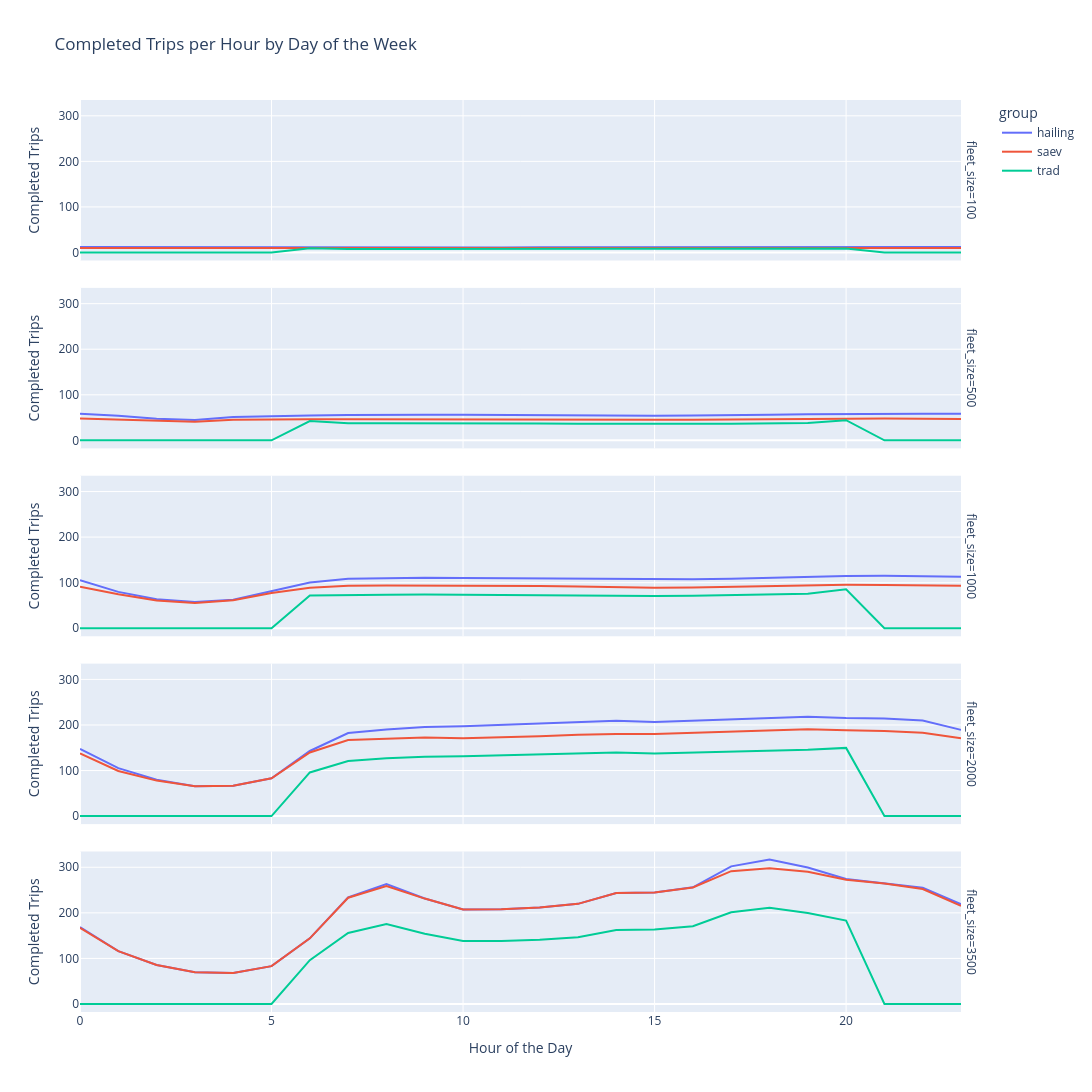

The cell this chart's notebook holds for it:
### Code cell
grouped = df.groupby(['hour_of_day', 'fleet_size', 'group'])['completed_trips'].mean().reset_index()
day_order = ['Monday', 'Tuesday', 'Wednesday', 'Thursday', 'Friday', 'Saturday', 'Sunday']
grouped = grouped.sort_values(['hour_of_day', 'fleet_size', 'group'])

fig = px.line(
    grouped,
    x='hour_of_day',
    y='completed_trips',
    color='group',
    facet_row='fleet_size',
    labels={'hour_of_day': 'Hour of the Day', 'completed_trips': 'Completed Trips'},
    title='Completed Trips per Hour by Day of the Week'
)
fig.update_layout(
    height=1500,
    width=1100
)
fig.show()

### Figure 1 — Plotly figure (JSON) as saved in the notebook; plotly's stock layout.template omitted (floating-point values rounded to 4 significant figures)
{"data": [{"hovertemplate": "group=hailing<br>fleet_size=100<br>Hour of the Day=%{x}<br>Completed Trips=%{y}<extra></extra>", "legendgroup": "hailing", "line": {"color": "#636efa", "dash": "solid"}, "marker": {"symbol": "circle"}, "mode": "lines", "name": "hailing", "orientation": "v", "showlegend": true, "type": "scatter", "x": [0, 1, 2, 3, 4, 5, 6, 7, 8, 9, 10, 11, 12, 13, 14, 15, 16, 17, 18, 19, 20, 21, 22, 23], "xaxis": "x5", "y": [12.27, 12.03, 11.89, 11.66, 11.46, 11.45, 11.19, 11.38, 11.46, 11.52, 11.48, 11.19, 11.27, 11.23, 11.07, 10.96, 11.03, 11.08, 11.38, 11.61, 11.8, 11.78, 11.81, 11.91], "yaxis": "y5"}, {"hovertemplate": "group=hailing<br>fleet_size=500<br>Hour of the Day=%{x}<br>Completed Trips=%{y}<extra></extra>", "legendgroup": "hailing", "line": {"color": "#636efa", "dash": "solid"}, "marker": {"symbol": "circle"}, "mode": "lines", "name": "hailing", "orientation": "v", "showlegend": false, "type": "scatter", "x": [0, 1, 2, 3, 4, 5, 6, 7, 8, 9, 10, 11, 12, 13, 14, 15, 16, 17, 18, 19, 20, 21, 22, 23], "xaxis": "x4", "y": [58.4, 53.99, 47.61, 44.54, 51.23, 53.81, 54.77, 55.79, 56.53, 56.38, 56.22, 55.57, 55.5, 54.86, 54.49, 54.05, 54.47, 54.82, 55.98, 57.41, 58.05, 58.63, 58.4, 58.33], "yaxis": "y4"}, {"hovertemplate": "group=hailing<br>fleet_size=1000<br>Hour of the Day=%{x}<br>Completed Trips=%{y}<extra></extra>", "legendgroup": "hailing", "line": {"color": "#636efa", "dash": "solid"}, "marker": {"symbol": "circle"}, "mode": "lines", "name": "hailing", "orientation": "v", "showlegend": false, "type": "scatter", "x": [0, 1, 2, 3, 4, 5, 6, 7, 8, 9, 10, 11, 12, 13, 14, 15, 16, 17, 18, 19, 20, 21, 22, 23], "xaxis": "x3", "y": [105.6, 79.76, 63.8, 57.7, 62.72, 80.77, 100.3, 108.3, 110.0, 111.0, 110.1, 109.6, 109.0, 108.6, 107.3, 106.7, 107.3, 108.7, 110.4, 113.5, 114.4, 115.0, 114.7, 112.8], "yaxis": "y3"}, {"hovertemplate": "group=hailing<br>fleet_size=2000<br>Hour of the Day=%{x}<br>Completed Trips=%{y}<extra></extra>", "legendgroup": "hailing", "line": {"color": "#636efa", "dash": "solid"}, "marker": {"symbol": "circle"}, "mode": "lines", "name": "hailing", "orientation": "v", "showlegend": false, "type": "scatter", "x": [0, 1, 2, 3, 4, 5, 6, 7, 8, 9, 10, 11, 12, 13, 14, 15, 16, 17, 18, 19, 20, 21, 22, 23], "xaxis": "x2", "y": [147.3, 105.2, 79.97, 65.33, 66.49, 83.09, 142.9, 182.2, 190.3, 195.7, 197.2, 200.6, 202.8, 206.3, 209.4, 206.4, 209.3, 213.0, 214.6, 218.2, 215.2, 214.4, 210.0, 189.3], "yaxis": "y2"}, {"hovertemplate": "group=hailing<br>fleet_size=3500<br>Hour of the Day=%{x}<br>Completed Trips=%{y}<extra></extra>", "legendgroup": "hailing", "line": {"color": "#636efa", "dash": "solid"}, "marker": {"symbol": "circle"}, "mode": "lines", "name": "hailing", "orientation": "v", "showlegend": false, "type": "scatter", "x": [0, 1, 2, 3, 4, 5, 6, 7, 8, 9, 10, 11, 12, 13, 14, 15, 16, 17, 18, 19, 20, 21, 22, 23], "xaxis": "x", "y": [168.9, 115.9, 85.45, 69.5, 67.87, 83.09, 144.1, 233.8, 263.0, 231.4, 207.6, 207.6, 211.8, 219.8, 243.7, 244.8, 256.1, 302.0, 317.0, 299.7, 274.4, 265.3, 255.2, 218.9], "yaxis": "y"}, {"hovertemplate": "group=saev<br>fleet_size=100<br>Hour of the Day=%{x}<br>Completed Trips=%{y}<extra></extra>", "legendgroup": "saev", "line": {"color": "#EF553B", "dash": "solid"}, "marker": {"symbol": "circle"}, "mode": "lines", "name": "saev", "orientation": "v", "showlegend": true, "type": "scatter", "x": [0, 1, 2, 3, 4, 5, 6, 7, 8, 9, 10, 11, 12, 13, 14, 15, 16, 17, 18, 19, 20, 21, 22, 23], "xaxis": "x5", "y": [10.12, 10.02, 9.961, 9.956, 9.79, 9.752, 9.46, 9.373, 9.319, 9.282, 9.365, 9.206, 9.231, 9.023, 9.034, 8.935, 9.005, 9.147, 9.373, 9.623, 9.735, 9.75, 9.574, 9.605], "yaxis": "y5"}, {"hovertemplate": "group=saev<br>fleet_size=500<br>Hour of the Day=%{x}<br>Completed Trips=%{y}<extra></extra>", "legendgroup": "saev", "line": {"color": "#EF553B", "dash": "solid"}, "marker": {"symbol": "circle"}, "mode": "lines", "name": "saev", "orientation": "v", "showlegend": false, "type": "scatter", "x": [0, 1, 2, 3, 4, 5, 6, 7, 8, 9, 10, 11, 12, 13, 14, 15, 16, 17, 18, 19, 20, 21, 22, 23], "xaxis": "x4", "y": [48.2, 45.6, 42.66, 40.98, 44.95, 46.06, 46.3, 46.57, 46.23, 46.32, 45.69, 45.16, 45.71, 45.4, 44.95, 45.23, 45.43, 46.11, 46.97, 48.0, 47.91, 47.82, 47.34, 47.03], "yaxis": "y4"}, {"hovertemplate": "group=saev<br>fleet_size=1000<br>Hour of the Day=%{x}<br>Completed Trips=%{y}<extra></extra>", "legendgroup": "saev", "line": {"color": "#EF553B", "dash": "solid"}, "marker": {"symbol": "circle"}, "mode": "lines", "name": "saev", "orientation": "v", "showlegend": false, "type": "scatter", "x": [0, 1, 2, 3, 4, 5, 6, 7, 8, 9, 10, 11, 12, 13, 14, 15, 16, 17, 18, 19, 20, 21, 22, 23], "xaxis": "x3", "y": [91.22, 74.69, 60.68, 55.48, 61.5, 77.21, 88.68, 93.45, 93.8, 93.87, 93.33, 93.18, 92.59, 91.44, 89.72, 89.02, 89.23, 90.58, 92.3, 94.4, 95.22, 95.04, 94.07, 93.45], "yaxis": "y3"}, {"hovertemplate": "group=saev<br>fleet_size=2000<br>Hour of the Day=%{x}<br>Completed Trips=%{y}<extra></extra>", "legendgroup": "saev", "line": {"color": "#EF553B", "dash": "solid"}, "marker": {"symbol": "circle"}, "mode": "lines", "name": "saev", "orientation": "v", "showlegend": false, "type": "scatter", "x": [0, 1, 2, 3, 4, 5, 6, 7, 8, 9, 10, 11, 12, 13, 14, 15, 16, 17, 18, 19, 20, 21, 22, 23], "xaxis": "x2", "y": [137.7, 98.98, 77.91, 65.29, 66.47, 83.09, 139.6, 166.9, 170.0, 172.3, 171.1, 172.4, 175.2, 178.5, 180.5, 180.3, 183.0, 185.6, 187.3, 190.8, 188.4, 186.6, 182.7, 170.8], "yaxis": "y2"}, {"hovertemplate": "group=saev<br>fleet_size=3500<br>Hour of the Day=%{x}<br>Completed Trips=%{y}<extra></extra>", "legendgroup": "saev", "line": {"color": "#EF553B", "dash": "solid"}, "marker": {"symbol": "circle"}, "mode": "lines", "name": "saev", "orientation": "v", "showlegend": false, "type": "scatter", "x": [0, 1, 2, 3, 4, 5, 6, 7, 8, 9, 10, 11, 12, 13, 14, 15, 16, 17, 18, 19, 20, 21, 22, 23], "xaxis": "x", "y": [167.1, 115.9, 85.5, 69.49, 67.87, 83.09, 144.1, 233.2, 258.6, 231.3, 207.6, 207.6, 211.8, 219.8, 243.7, 244.7, 255.7, 291.4, 297.9, 290.2, 272.8, 264.6, 252.2, 215.4], "yaxis": "y"}, {"hovertemplate": "group=trad<br>fleet_size=100<br>Hour of the Day=%{x}<br>Completed Trips=%{y}<extra></extra>", "legendgroup": "trad", "line": {"color": "#00cc96", "dash": "solid"}, "marker": {"symbol": "circle"}, "mode": "lines", "name": "trad", "orientation": "v", "showlegend": true, "type": "scatter", "x": [0, 1, 2, 3, 4, 5, 6, 7, 8, 9, 10, 11, 12, 13, 14, 15, 16, 17, 18, 19, 20, 21, 22, 23], "xaxis": "x5", "y": [0, 0, 0, 0, 0, 0, 9.274, 7.569, 7.639, 7.668, 7.589, 7.563, 7.548, 7.463, 7.354, 7.281, 7.326, 7.415, 7.5, 7.811, 8.8, 0, 0, 0], "yaxis": "y5"}, {"hovertemplate": "group=trad<br>fleet_size=500<br>Hour of the Day=%{x}<br>Completed Trips=%{y}<extra></extra>", "legendgroup": "trad", "line": {"color": "#00cc96", "dash": "solid"}, "marker": {"symbol": "circle"}, "mode": "lines", "name": "trad", "orientation": "v", "showlegend": false, "type": "scatter", "x": [0, 1, 2, 3, 4, 5, 6, 7, 8, 9, 10, 11, 12, 13, 14, 15, 16, 17, 18, 19, 20, 21, 22, 23], "xaxis": "x4", "y": [0, 0, 0, 0, 0, 0, 42.22, 37.39, 37.46, 37.75, 37.49, 36.98, 37.0, 36.67, 36.23, 36.13, 36.26, 36.72, 37.15, 38.23, 44.22, 0, 0, 0], "yaxis": "y4"}, {"hovertemplate": "group=trad<br>fleet_size=1000<br>Hour of the Day=%{x}<br>Completed Trips=%{y}<extra></extra>", "legendgroup": "trad", "line": {"color": "#00cc96", "dash": "solid"}, "marker": {"symbol": "circle"}, "mode": "lines", "name": "trad", "orientation": "v", "showlegend": false, "type": "scatter", "x": [0, 1, 2, 3, 4, 5, 6, 7, 8, 9, 10, 11, 12, 13, 14, 15, 16, 17, 18, 19, 20, 21, 22, 23], "xaxis": "x3", "y": [0, 0, 0, 0, 0, 0, 71.91, 72.0, 73.42, 74.08, 73.45, 73.0, 72.58, 72.35, 71.67, 70.93, 71.52, 72.52, 73.58, 75.57, 85.64, 0, 0, 0], "yaxis": "y3"}, {"hovertemplate": "group=trad<br>fleet_size=2000<br>Hour of the Day=%{x}<br>Completed Trips=%{y}<extra></extra>", "legendgroup": "trad", "line": {"color": "#00cc96", "dash": "solid"}, "marker": {"symbol": "circle"}, "mode": "lines", "name": "trad", "orientation": "v", "showlegend": false, "type": "scatter", "x": [0, 1, 2, 3, 4, 5, 6, 7, 8, 9, 10, 11, 12, 13, 14, 15, 16, 17, 18, 19, 20, 21, 22, 23], "xaxis": "x2", "y": [0, 0, 0, 0, 0, 0, 95.82, 121.0, 127.0, 130.5, 131.3, 133.7, 135.1, 137.5, 139.8, 137.5, 139.5, 142.0, 143.2, 145.4, 149.7, 0, 0, 0], "yaxis": "y2"}, {"hovertemplate": "group=trad<br>fleet_size=3500<br>Hour of the Day=%{x}<br>Completed Trips=%{y}<extra></extra>", "legendgroup": "trad", "line": {"color": "#00cc96", "dash": "solid"}, "marker": {"symbol": "circle"}, "mode": "lines", "name": "trad", "orientation": "v", "showlegend": false, "type": "scatter", "x": [0, 1, 2, 3, 4, 5, 6, 7, 8, 9, 10, 11, 12, 13, 14, 15, 16, 17, 18, 19, 20, 21, 22, 23], "xaxis": "x", "y": [0, 0, 0, 0, 0, 0, 96.06, 155.9, 175.3, 154.3, 138.4, 138.4, 141.2, 146.5, 162.5, 163.2, 170.8, 201.3, 211.3, 199.8, 182.9, 0, 0, 0], "yaxis": "y"}], "layout": {"annotations": [{"font": {}, "showarrow": false, "text": "fleet_size=3500", "textangle": 90, "x": 0.98, "xanchor": "left", "xref": "paper", "y": 0.088, "yanchor": "middle", "yref": "paper"}, {"font": {}, "showarrow": false, "text": "fleet_size=2000", "textangle": 90, "x": 0.98, "xanchor": "left", "xref": "paper", "y": 0.294, "yanchor": "middle", "yref": "paper"}, {"font": {}, "showarrow": false, "text": "fleet_size=1000", "textangle": 90, "x": 0.98, "xanchor": "left", "xref": "paper", "y": 0.5, "yanchor": "middle", "yref": "paper"}, {"font": {}, "showarrow": false, "text": "fleet_size=500", "textangle": 90, "x": 0.98, "xanchor": "left", "xref": "paper", "y": 0.706, "yanchor": "middle", "yref": "paper"}, {"font": {}, "showarrow": false, "text": "fleet_size=100", "textangle": 90, "x": 0.98, "xanchor": "left", "xref": "paper", "y": 0.912, "yanchor": "middle", "yref": "paper"}], "height": 1500, "legend": {"title": {"text": "group"}, "tracegroupgap": 0}, "title": {"text": "Completed Trips per Hour by Day of the Week"}, "width": 1100, "xaxis": {"anchor": "y", "autorange": true, "domain": [0, 0.98], "range": [0, 23], "title": {"text": "Hour of the Day"}, "type": "linear"}, "xaxis2": {"anchor": "y2", "autorange": true, "domain": [0, 0.98], "matches": "x", "range": [0, 23], "showticklabels": false, "type": "linear"}, "xaxis3": {"anchor": "y3", "autorange": true, "domain": [0, 0.98], "matches": "x", "range": [0, 23], "showticklabels": false, "type": "linear"}, "xaxis4": {"anchor": "y4", "autorange": true, "domain": [0, 0.98], "matches": "x", "range": [0, 23], "showticklabels": false, "type": "linear"}, "xaxis5": {"anchor": "y5", "autorange": true, "domain": [0, 0.98], "matches": "x", "range": [0, 23], "showticklabels": false, "type": "linear"}, "yaxis": {"anchor": "x", "autorange": true, "domain": [0, 0.176], "range": [-17.61, 334.7], "title": {"text": "Completed Trips"}, "type": "linear"}, "yaxis2": {"anchor": "x2", "autorange": true, "domain": [0.206, 0.382], "matches": "y", "range": [-17.61, 334.7], "title": {"text": "Completed Trips"}, "type": "linear"}, "yaxis3": {"anchor": "x3", "autorange": true, "domain": [0.412, 0.588], "matches": "y", "range": [-17.61, 334.7], "title": {"text": "Completed Trips"}, "type": "linear"}, "yaxis4": {"anchor": "x4", "autorange": true, "domain": [0.618, 0.794], "matches": "y", "range": [-17.61, 334.7], "title": {"text": "Completed Trips"}, "type": "linear"}, "yaxis5": {"anchor": "x5", "autorange": true, "domain": [0.824, 1], "matches": "y", "range": [-17.61, 334.7], "title": {"text": "Completed Trips"}, "type": "linear"}}}
